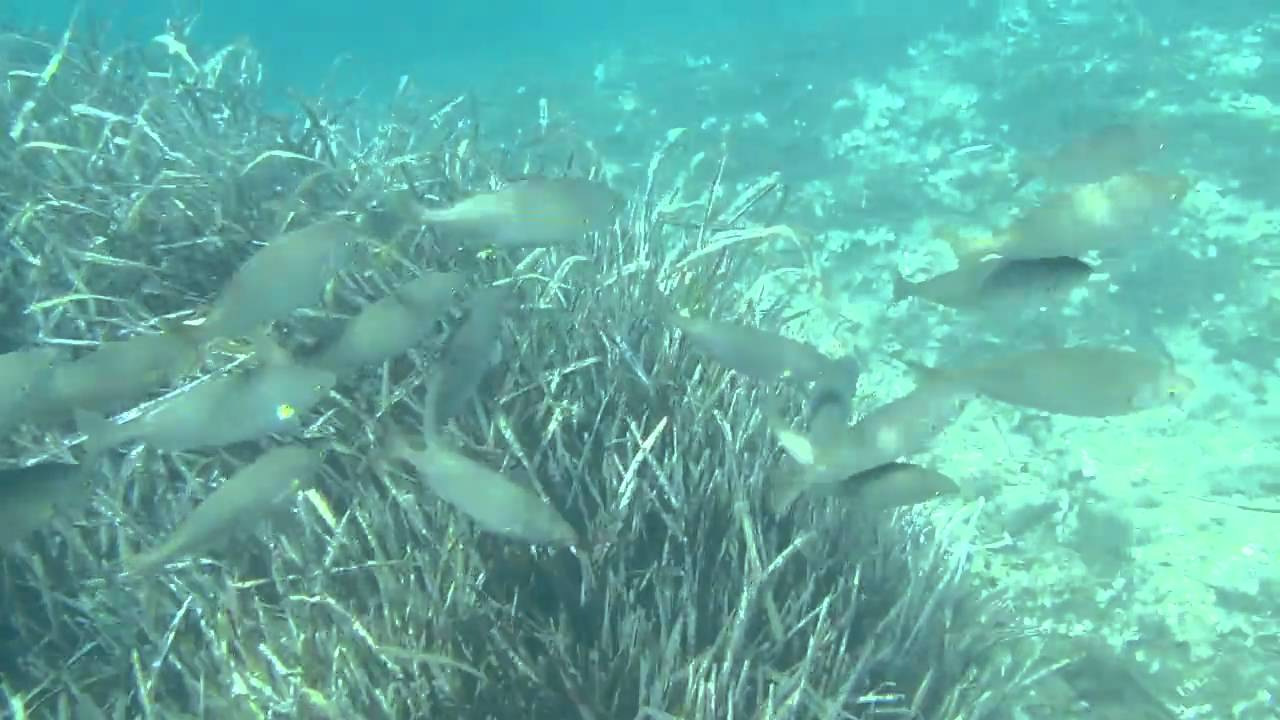
#> input picture data/images/pez.jpg, 1280 x 720 px, found by its file name
$ python histograms.py
#> lines starting #> are read from the running program, lines starting #| are printed output that depends on the picture; after the words box and inside, x2 and y2 are one past the last pixel; in counts of white or black regions, pixels touching at a corner belong together
#> further down, image is the input picture: shape (720, 1280, 3); mean B, G, R 165.9, 176.8, 101.3
### src/code/functions.py
import cv2
import numpy as np


def rescale_frame(frame, scale=0.5):
    """
    rescale un frame de una imagen
    Parameters
    ----------
    frame : object
        cv2.imread().
    scale : TYPE, optional
        DESCRIPTION. The default is 0.5.
    Returns
    -------
    object: frame
        image escalada.
    """
#> called with scale = 0.7
    width = int(frame.shape[1] * scale)
#> width = 896
    height = int(frame.shape[0] * scale)
#> height = 503
    dimensions = (width, height)
#> dimensions = (896, 503)
    return cv2.resize(frame, dimensions, interpolation=cv2.INTER_AREA)


# [61 lines left out: functions read_video, translate, rotate, not called in this run]

### src/code/histograms.py
import cv2
import numpy as np
import matplotlib.pyplot as plt
from src.code.functions import rescale_frame

path = r"C:\Users\Matheus\Desktop\opencv\data\images\pez.jpg"
image = cv2.imread(path)
image = rescale_frame(image, scale=0.7)
print(image.shape)
#| (503, 896, 3)
blank = np.zeros(image.shape[:2], dtype="uint8")
# gray image
gray = cv2.cvtColor(image, cv2.COLOR_BGR2GRAY)
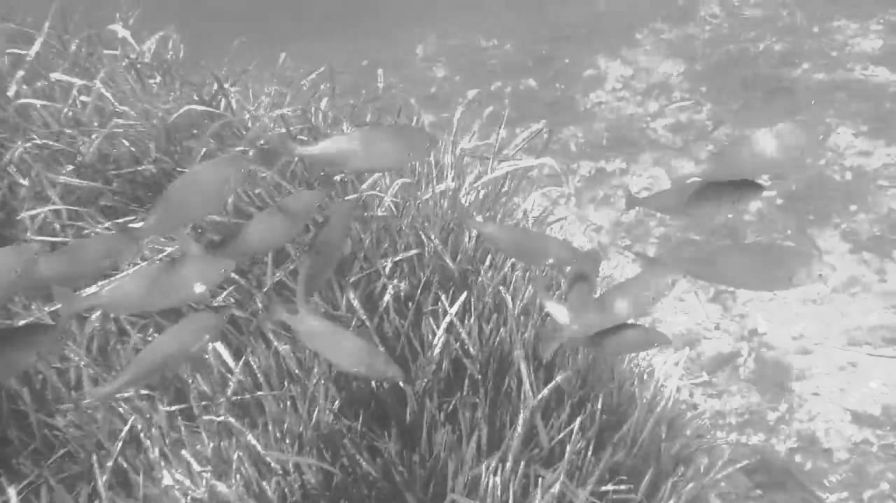
#> gray: shape (503, 896); min 71, max 245, mean 153
# mask
mask = cv2.circle(blank, (image.shape[1]//2 - 100, image.shape[0]//2 - 50),
                  100, 255, -1)
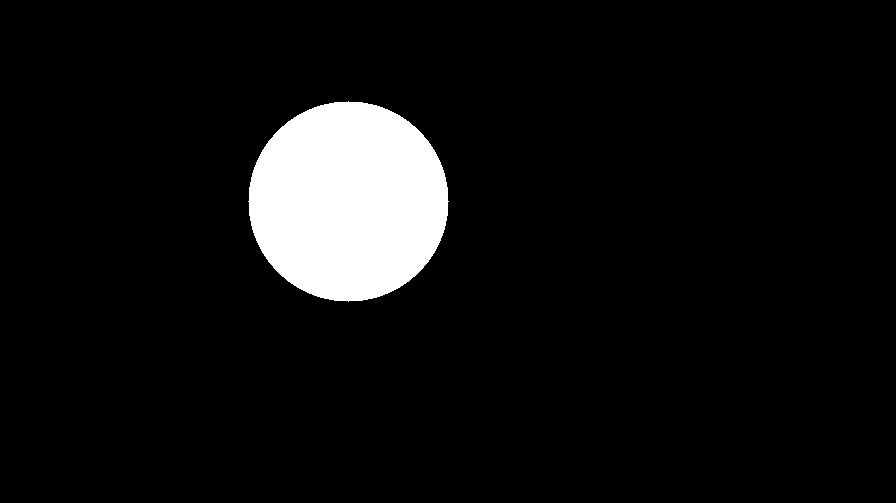
#> blank: shape (503, 896); 7% white; 1 white region, box (x1, y1, x2, y2) and area: (248, 101, 449, 302) 31417
masked = cv2.bitwise_and(image, image, mask=mask)
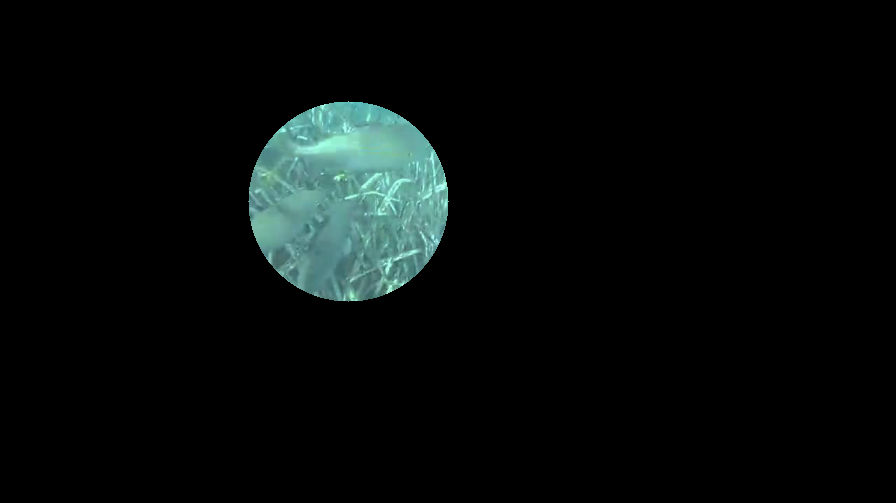
#> masked: shape (503, 896, 3); mean B, G, R 10.9, 11.5, 7.1

# histograma de la imagen en grus
gray_hist = cv2.calcHist([gray], [0], mask, [256], [0, 256])
#> gray_hist = 256 values, max 590 at index 154, min 0 at index 0, mean 122.7

# colores a verificar
colors = ("b", "g", "r")

plt.figure()
plt.title("color histograms")
plt.xlabel("bins")
plt.ylabel("# de pixeles")

for i, col in enumerate(colors):
    print(i, col)
    hist = cv2.calcHist([image], [i], mask, [256], [0, 256])
    plt.plot(hist, color=col)
    plt.xlim([0, 256])
plt.xlim([0, 256])
plt.show()
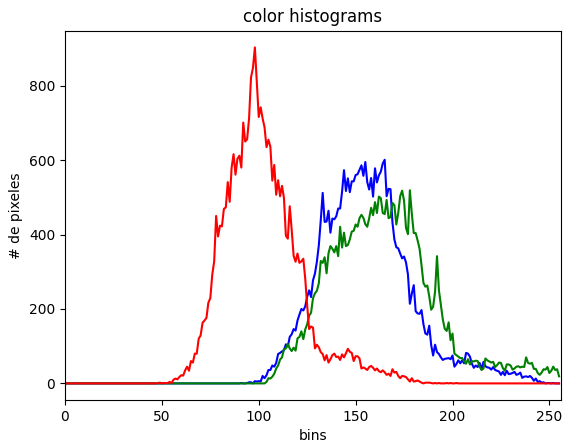
#> figure drawn by matplotlib, 1 panel; curve peaks at x = 165, y = 601; curve peaks at x = 178, y = 519; curve peaks at x = 98, y = 903


plt.figure()
plt.title("Gray scale histogram")
plt.xlabel("bins")
plt.ylabel("# de pixeles")
plt.plot(gray_hist)
plt.xlim([0, 256])
plt.show()
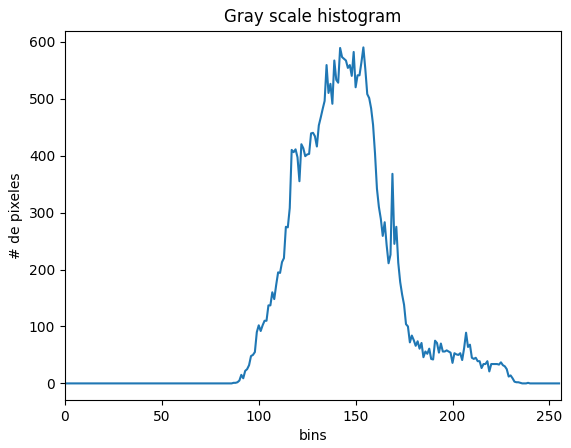
#> figure drawn by matplotlib, 1 panel; curve peaks at x = 154, y = 590


cv2.imshow("image", image)
cv2.imshow("gray", gray)
cv2.imshow("mask", masked)
cv2.waitKey(0)
